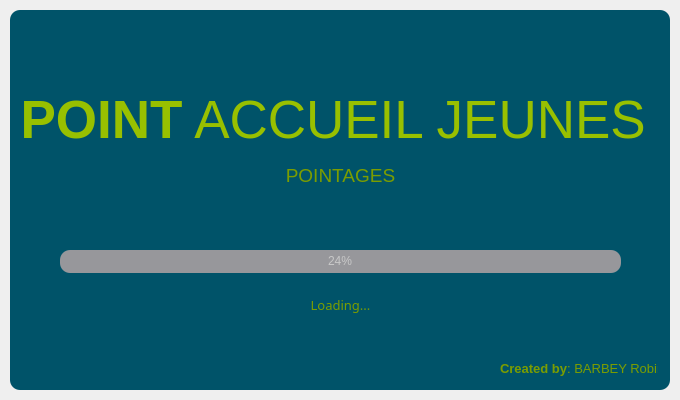
<?xml version="1.0" encoding="UTF-8"?>
<ui version="4.0">
 <class>SplashScreen</class>
 <widget class="QMainWindow" name="SplashScreen">
  <property name="geometry">
   <rect>
    <x>0</x>
    <y>0</y>
    <width>680</width>
    <height>400</height>
   </rect>
  </property>
  <property name="windowTitle">
   <string>MainWindow</string>
  </property>
  <property name="styleSheet">
   <string notr="true">QFrame {
                                background-color: #005369;
                                color: rgb(123, 157, 0);
                                border-radius: 10px;
                                }</string>
  </property>
  <widget class="QWidget" name="centralwidget">
   <layout class="QVBoxLayout" name="verticalLayout">
    <property name="spacing">
     <number>0</number>
    </property>
    <property name="leftMargin">
     <number>10</number>
    </property>
    <property name="topMargin">
     <number>10</number>
    </property>
    <property name="rightMargin">
     <number>10</number>
    </property>
    <property name="bottomMargin">
     <number>10</number>
    </property>
    <item>
     <widget class="QFrame" name="dropShadowFrame">
      <property name="sizePolicy">
       <sizepolicy hsizetype="Expanding" vsizetype="Expanding">
        <horstretch>0</horstretch>
        <verstretch>0</verstretch>
       </sizepolicy>
      </property>
      <property name="styleSheet">
       <string notr="true">QFrame {
                                background-color: #005369;
                                color: rgb(123, 157, 0);
                                border-radius: 10px;
                                }
                            </string>
      </property>
      <property name="frameShape">
       <enum>QFrame::StyledPanel</enum>
      </property>
      <property name="frameShadow">
       <enum>QFrame::Raised</enum>
      </property>
      <widget class="QLabel" name="label_title">
       <property name="geometry">
        <rect>
         <x>0</x>
         <y>70</y>
         <width>661</width>
         <height>81</height>
        </rect>
       </property>
       <property name="font">
        <font>
         <family>Noto Sans Arabic UI</family>
         <pointsize>40</pointsize>
         <bold>false</bold>
        </font>
       </property>
       <property name="styleSheet">
        <string notr="true">color: rgb(152, 192, 0);</string>
       </property>
       <property name="text">
        <string>&lt;html&gt;&lt;head/&gt;&lt;body&gt;&lt;p align=&quot;center&quot;&gt;&lt;span style=&quot; font-weight:600;&quot;&gt;POINT&lt;/span&gt; ACCUEIL JEUNES &lt;/p&gt;&lt;/body&gt;&lt;/html&gt;</string>
       </property>
       <property name="textFormat">
        <enum>Qt::AutoText</enum>
       </property>
       <property name="scaledContents">
        <bool>false</bool>
       </property>
       <property name="alignment">
        <set>Qt::AlignCenter</set>
       </property>
      </widget>
      <widget class="QLabel" name="label_description">
       <property name="geometry">
        <rect>
         <x>0</x>
         <y>150</y>
         <width>661</width>
         <height>31</height>
        </rect>
       </property>
       <property name="font">
        <font>
         <family>Segoe UI</family>
         <pointsize>14</pointsize>
        </font>
       </property>
       <property name="styleSheet">
        <string notr="true">color: rgb(123, 157, 0);</string>
       </property>
       <property name="text">
        <string>&lt;html&gt;&lt;head/&gt;&lt;body&gt;&lt;p&gt;POINTAGES&lt;/p&gt;&lt;/body&gt;&lt;/html&gt;</string>
       </property>
       <property name="alignment">
        <set>Qt::AlignCenter</set>
       </property>
      </widget>
      <widget class="QProgressBar" name="progressBar">
       <property name="geometry">
        <rect>
         <x>50</x>
         <y>240</y>
         <width>561</width>
         <height>23</height>
        </rect>
       </property>
       <property name="styleSheet">
        <string notr="true">QProgressBar {

                                    background-color:rgb(151, 151, 155);
                                    color: rgb(200, 200, 200);
                                    border-style: none;
                                    border-radius: 10px;
                                    text-align: center;
                                    }
                                    QProgressBar::chunk{
                                    border-radius: 10px;
                                    background-color: qlineargradient(spread:pad, x1:0, y1:0.511364, x2:1, y2:0.523,
                                    stop:0 rgba(123, 157, 0, 1), stop:1 rgba(152, 192, 0, 1));
                                    }
                                </string>
       </property>
       <property name="value">
        <number>24</number>
       </property>
      </widget>
      <widget class="QLabel" name="label_description_2">
       <property name="geometry">
        <rect>
         <x>0</x>
         <y>280</y>
         <width>661</width>
         <height>31</height>
        </rect>
       </property>
       <property name="font">
        <font>
         <family>Noto Sans</family>
         <pointsize>10</pointsize>
        </font>
       </property>
       <property name="styleSheet">
        <string notr="true">color: rgb(123, 157, 0);</string>
       </property>
       <property name="text">
        <string>&lt;html&gt;&lt;head/&gt;&lt;body&gt;&lt;p&gt;Loading...&lt;/p&gt;&lt;/body&gt;&lt;/html&gt;</string>
       </property>
       <property name="alignment">
        <set>Qt::AlignCenter</set>
       </property>
      </widget>
      <widget class="QLabel" name="label_credits">
       <property name="geometry">
        <rect>
         <x>490</x>
         <y>350</y>
         <width>158</width>
         <height>18</height>
        </rect>
       </property>
       <property name="sizePolicy">
        <sizepolicy hsizetype="Preferred" vsizetype="Preferred">
         <horstretch>0</horstretch>
         <verstretch>5</verstretch>
        </sizepolicy>
       </property>
       <property name="font">
        <font>
         <family>Segoe UI</family>
         <pointsize>10</pointsize>
        </font>
       </property>
       <property name="styleSheet">
        <string notr="true">color: rgb(123, 157, 0);</string>
       </property>
       <property name="text">
        <string>&lt;html&gt;&lt;head/&gt;&lt;body&gt;&lt;p&gt;&lt;span style=&quot;
                                    font-weight:600;&quot;&gt;Created by&lt;/span&gt;: BARBEY Robin&lt;/p&gt;&lt;/body&gt;&lt;/html&gt;
                                </string>
       </property>
       <property name="scaledContents">
        <bool>false</bool>
       </property>
       <property name="alignment">
        <set>Qt::AlignRight|Qt::AlignTrailing|Qt::AlignVCenter</set>
       </property>
      </widget>
     </widget>
    </item>
   </layout>
  </widget>
 </widget>
 <resources/>
 <connections/>
</ui>
